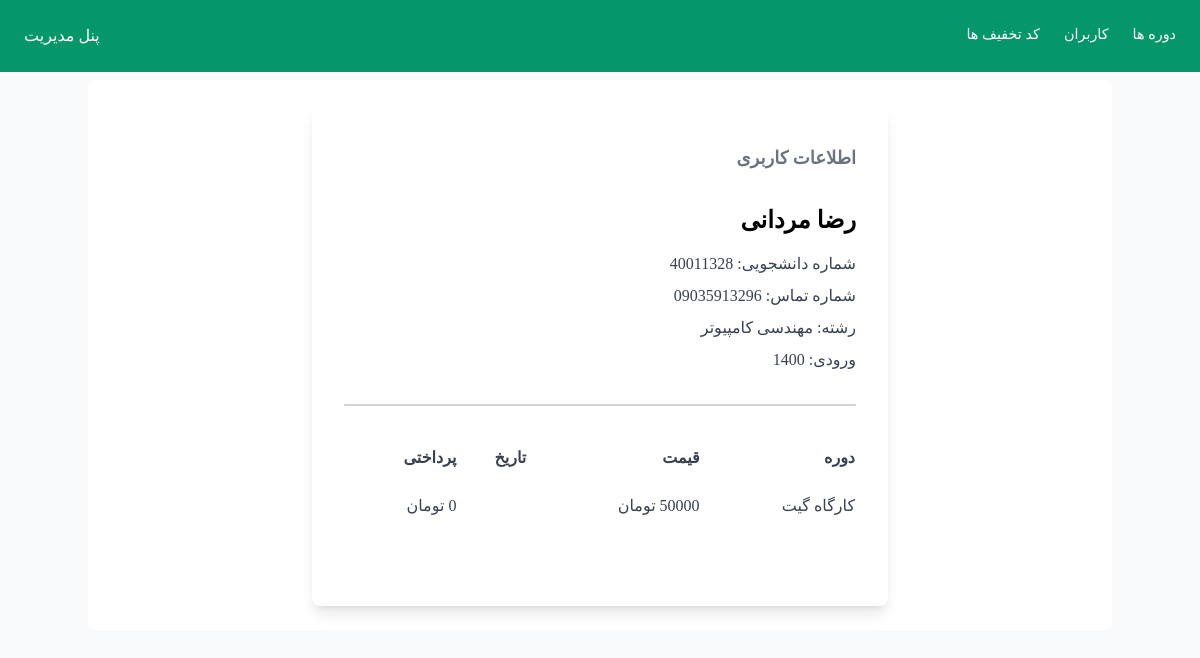
The app's page /manage/user/1 (signed in), older data.
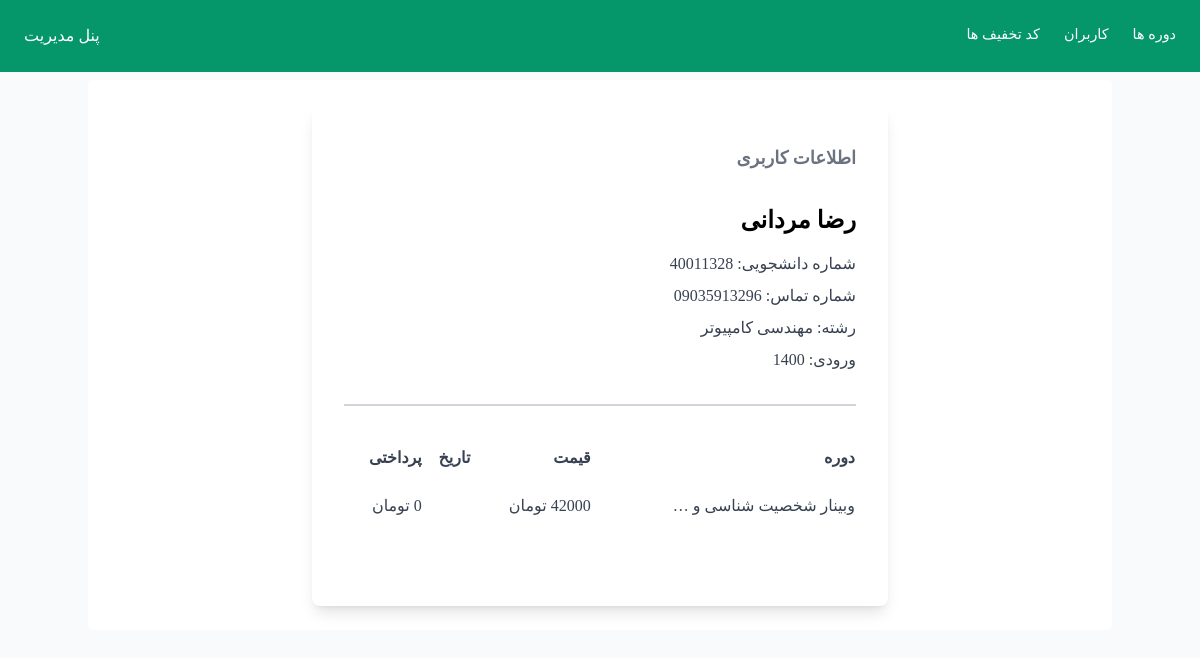
The same page, newer data.
### events_module/models.py (models this page shows, shortened)
class Participant(models.Model):
    user = models.ForeignKey(User, on_delete=models.CASCADE, verbose_name="شرکت کننده")
    event = models.ForeignKey(Event, on_delete=models.CASCADE, verbose_name="سمینار")
    date = jmodels.jDateTimeField(auto_now_add=True, verbose_name="تاریخ ثبت نام")
    status = models.BooleanField(default=False, verbose_name="وضعیت")
    total = models.IntegerField(default=0, verbose_name="هزینه کل")
    class Meta:
        verbose_name = "شرکت کننده"
        verbose_name_plural = "شرکت کنندگان"

class Event(models.Model):
    title = models.CharField(max_length=255, null=True, verbose_name="عنوان رویداد")
    description = models.TextField(null=True, verbose_name="توضیحات رویداد")
    start_date = models.CharField(max_length=255, verbose_name="تاریخ شروع")
    place = models.CharField(max_length=255, null=True, blank=True, verbose_name="محل برگزاری")
    days_of_week = models.TextField(null=True, blank=True, verbose_name="روزهای برگزاری")
    teacher = models.CharField(max_length=250, null=True, verbose_name="نام مدرس")
    price = models.IntegerField(null=True, verbose_name="هزینه رویداد")
    capacity = models.IntegerField(default=0, null=True, verbose_name="ظرفیت دوره")
    image = models.ImageField(upload_to='events', verbose_name="تصویر")
    slug = models.CharField(max_length=255, null=True, verbose_name="لینک")
    status = models.BooleanField(default=False, verbose_name="فعال/غیرفعال")
    class Meta:
        verbose_name = "رویداد"
        verbose_name_plural = "رویدادها"

### manage_module/views.py (the view)
# urls.py: path('user/<pk>', views.UserDetail.as_view(), name='user'),
class UserDetail(View):
    def get(self, request, pk):
        if request.user.is_authenticated:
            if request.user.is_superuser:
                user = User.objects.get(id=pk)
                events = Participant.objects.filter(user_id=pk)
                return render(request, 'module/user.html', {'user': user, 'events': events})
        return HttpResponse("ظاهرا گم شدید")

### accounts_module/models.py (called while the page is built)
    def __str__(self):
        return self.title

### manage_module/templates/module/user.html (shortened to what this page needs)
{% extends 'partial/admin.html' %}
{% load jformat %}
{% block content %}
    <section class="bg-white my-2 rounded-md mx-auto container p-6">
        <div class="bg-white rounded-lg shadow-lg px-8 py-10 max-w-xl mx-auto">
            <div class="flex items-center justify-between mb-8">
                <div class="flex items-center">
                    <div class="text-gray-500 font-semibold text-lg">اطلاعات کاربری</div>
                </div>
            </div>
            <div class="border-b-2 border-gray-300 pb-8 mb-8">
                <h2 class="text-2xl font-bold mb-4">{{ user.first_name }} {{ user.last_name }}</h2>
                <div class="text-gray-700 mb-2">شماره دانشجویی: {{ user.student_code }}</div>
                <div class="text-gray-700 mb-2">شماره تماس: {{ user.phone_number }}</div>
                <div class="text-gray-700 mb-2">رشته: {{ user.field_of_study }}</div>
                <div class="text-gray-700">ورودی: {{ user.entering_year }}</div>
            </div>
            <table class="w-full text-right mb-8">
                <thead>
                <tr>
                    <th class="text-gray-700 font-bold uppercase py-2">دوره</th>
                    <th class="text-gray-700 font-bold uppercase py-2">قیمت</th>
                    <th class="text-gray-700 font-bold uppercase py-2">تاریخ</th>
                    <th class="text-gray-700 font-bold uppercase py-2">پرداختی</th>
                </tr>
                </thead>
                <tbody>
                {% for item in events %}
                    <tr>
                        <td class="py-4 text-gray-700">{{ item.event.title | truncatewords:4 }}</td>
                        <td class="py-4 text-gray-700">{{ item.event.price }} تومان</td>
                        <td class="py-4 text-gray-700">{{ item.date | jformat:"%Y/%m/%d - %H:%M" }}</td>
                        <td class="py-4 text-gray-700">{{ item.total }} تومان</td>
                    </tr>
                {% endfor %}
                </tbody>
            </table>
        </div>
    </section>
{% endblock %}

Row changes from the older to the newer data that the page shows:
removed Participant: event "کارگاه گیت", event.price "50000"
added Participant: event "وبینار شخصیت شناسی و …", event.price "42000", total "0"
